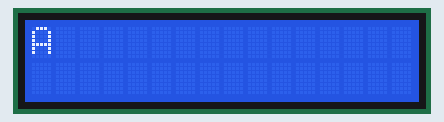
Recording of a sketch running on a simulated Arduino Uno, built with avr-gcc and run on an emulated ATmega328P. On the bench: 16×2 character LCD.

Above: at 0.16 s.
At 5.02 s:
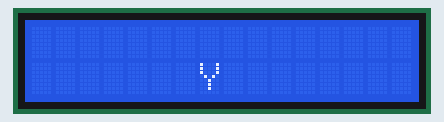
At 10.08 s:
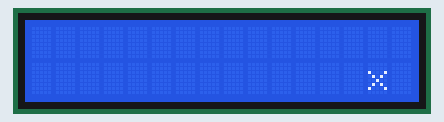
At 20.0 s:
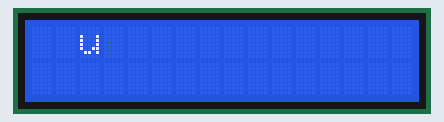
At 29.92 s:
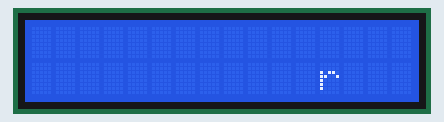
At 39.85 s:
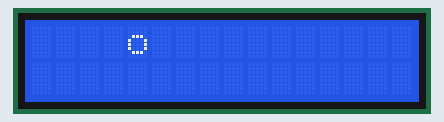

The sketch:

running_alphabet.ino
```cpp
#include <LiquidCrystal.h>
//Program makes alphabets run on a 16x2 LCD display. First row left to right and second row right to left.
//Alphabets are here as ASCII codes, both upper and lower case letters included

const int rs = 12, e = 11, d4 = 5, d5 = 4, d6 = 3, d7 = 2;
LiquidCrystal lcd(rs, e, d4, d5, d6, d7);
int a = 0, b = 0;
char alphabet = 65;

void setup() {
  lcd.begin(16, 2);
  lcd.setCursor(0,0);
}

void loop() {
  while (a < 16){
    if (alphabet >= 123){
      alphabet = 65;
    }
    else if (alphabet == 91){
      alphabet = 97;
    }

    lcd.setCursor(a, b);
    lcd.print(alphabet);
    alphabet++;
    a++;
    delay(200);
    lcd.clear();
  }
  b++;
  while (a > 0){
    if (alphabet >= 123){
      alphabet = 65;
    }
    else if (alphabet == 91){
      alphabet = 97;
    }
    a--;
    lcd.setCursor(a, b);
    lcd.print(alphabet);
    alphabet++;

    delay(200);
    lcd.clear();
  }
  b--;

}
```
